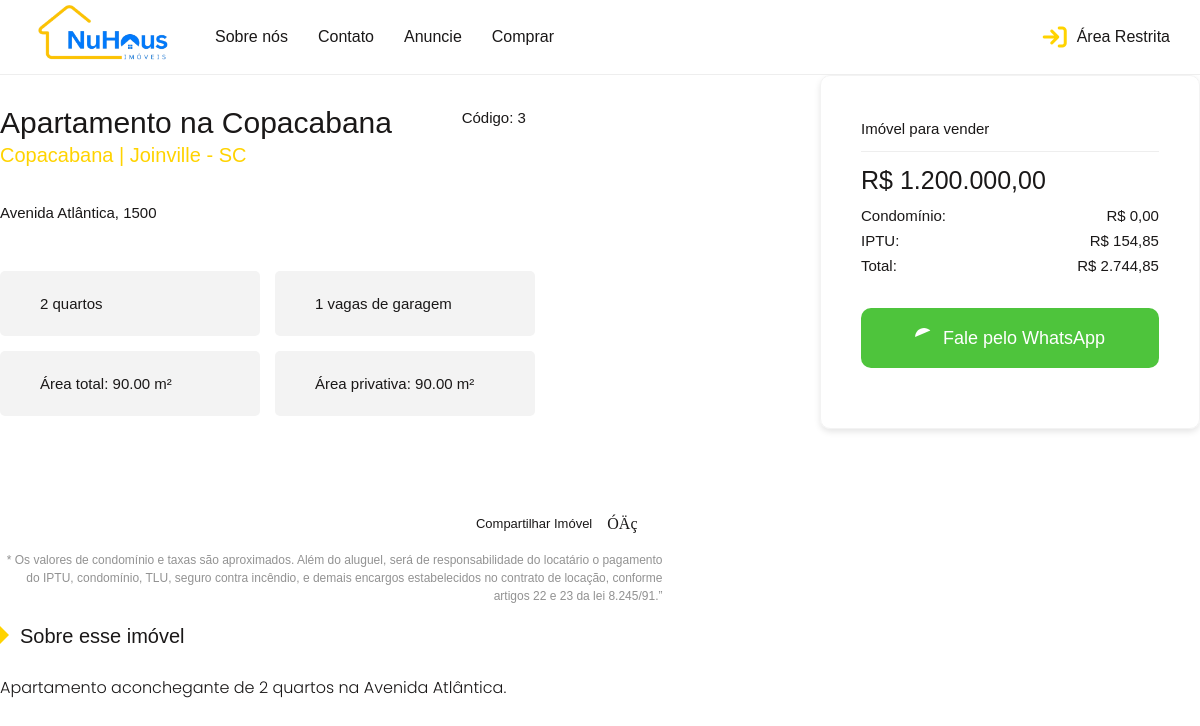
The app's page /imobiliaria/index.php?page=imovel&announcement_id=3 with its own data.
### tables this page shows
CREATE TABLE announcement (
    announcement_id INT AUTO_INCREMENT PRIMARY KEY,
    title VARCHAR(255) NOT NULL,
    description TEXT NOT NULL,
    price DECIMAL(10, 2) NOT NULL,
    build_id INT NOT NULL,
    user_id INT NOT NULL,
	isHighlighted BOOLEAN NOT NULL,
    FOREIGN KEY (build_id) REFERENCES build(build_id),
    FOREIGN KEY (user_id) REFERENCES user(user_id)
);

CREATE TABLE build (
    build_id INT AUTO_INCREMENT PRIMARY KEY,
    address VARCHAR(255) NOT NULL,
    city_id INT,
    state_id INT,
    photos LONGTEXT,
    info_area_total DECIMAL(10, 2) NOT NULL,
    info_parking_space INT NOT NULL,
    info_rooms INT NOT NULL,
    neighborhood VARCHAR(100) NOT NULL,
    condominium_price DECIMAL(10, 2),
    is_condominium BOOLEAN NOT NULL,
    iptu_price DECIMAL(10, 2) NOT NULL,
    FOREIGN KEY (city_id) REFERENCES city(city_id),
    FOREIGN KEY (state_id) REFERENCES state(state_id)
);

### imobiliaria/pages/imovel.php (the view, shortened to what this page needs)
<!DOCTYPE html>
<html lang="pt-br">
<head>
    <link rel="stylesheet" type="text/css" href="../assets/css/style.css">
</head>
<body>
<?php
$con = mysqli_connect("localhost", "root", "", "corretora");
$announcement_id = isset($_GET['announcement_id']) ? intval($_GET['announcement_id']) : 0;
if ($announcement_id > 0) {
    $sql = "SELECT a.title, a.description, a.price, b.address, b.info_rooms, b.info_area_total, b.info_parking_space, b.neighborhood
            FROM announcement a
            JOIN build b ON a.build_id = b.build_id
            WHERE a.announcement_id = ?";
    $stmt = $con->prepare($sql);
    $stmt->bind_param("i", $announcement_id);
    $stmt->execute();
    $result = $stmt->get_result();
    $announcement = $result->fetch_assoc();
} else {
    die("ID do anúncio inválido.");
}
?>
<div class="propertie-item-inside property-content">
    <div class="content">
        <div class="row">
            <div class="col-md-7">
                <div class="description">
                    <div class="details">
                        <div class="row">
                            <div class="col-md-8">
                                <h1 class="title title-1 name"><?php echo htmlspecialchars($announcement['title']); ?>
                                    <div class="title title-3 location"><?php echo htmlspecialchars($announcement['neighborhood']); ?> | Joinville - SC</div>
                                </h1>
                            </div>
                            <div class="col-md-4">
                                <p class="text text-1">Código: <?php echo htmlspecialchars($announcement_id); ?></p>
                            </div>
                            <div class="col-md-12">
                                <p class="text text-1"><?php echo htmlspecialchars($announcement['address']); ?></p>
                            </div>
                        </div>
                    </div>
                    <div class="highlights">
                        <div class="highlight"><span class="text text-1"><?php echo htmlspecialchars($announcement['info_rooms']); ?> quartos</span></div>
                        <div class="highlight"><span class="text text-1"><?php echo htmlspecialchars($announcement['info_parking_space']); ?> vagas de garagem</span></div>
                        <div class="highlight"><span class="text text-1">Área total: <?php echo htmlspecialchars($announcement['info_area_total']); ?> m²</span></div>
                        <div class="highlight"><span class="text text-1">Área privativa: <?php echo htmlspecialchars($announcement['info_area_total']); ?> m²</span></div>
                    </div>
						<div class="shared-block">
                                <div class="shared"><span class="text text-6">Compartilhar Imóvel</span>
                                    <ul class="list">
                                        <li><a href="#"><img alt="" src="https://www.anageimoveis.com.br/static/media/whatsapp-black.c06983c1.svg" class="icon-whatsapp"></a></li>
                                    </ul>
                                </div>
                                <p class="text text-7">* Os valores de condomínio e taxas são aproximados. Além do aluguel, será de responsabilidade do locatário o pagamento do IPTU, condomínio, TLU, seguro contra incêndio, e demais encargos estabelecidos no contrato de locação, conforme artigos 22 e 23 da lei 8.245/91.”</p>
                            </div>
                </div>
                <div class="info">
                    <h4 class="title title-3">Sobre esse imóvel</h4>
                    <div class="block-text">
                        <div><?php echo nl2br(htmlspecialchars($announcement['description'])); ?></div>
                    </div>
                </div>
            </div>
            <div class="col-md-4 offset-md-1 hidden-mobile">
                <div class="sidebar">
                    <div class="block-info">
                        <p class="text property-type">Imóvel para vender</p>
                        <p class="title title-2"><span class="price">R$&nbsp;<?php echo number_format($announcement['price'], 2, ',', '.'); ?></span></p>
                        <div class="row">
                            <div class="col-7">
                                <p class="text text-1">Condomínio:</p>
                            </div>
                            <div class="col-5">
                                <p class="text text-1 text-right">R$&nbsp;0,00</p>
                            </div>
                        </div>
                        <div class="row">
                            <div class="col-7">
                                <p class="text text-1">IPTU:</p>
                            </div>
                            <div class="col-5">
                                <p class="text text-1 text-right">R$&nbsp;154,85</p>
                            </div>
                        </div>
                        <div class="row">
                            <div class="col-7">
							<p class="text text-1"><span>Total:</span></p>
                            </div>
                            <div class="col-5">
                                <p class="text text-1 text-right"><span>R$&nbsp;2.744,85</span></p>
                            </div>
                        </div>
                    </div>
                    <div class="block-actions"><a href="https://web.whatsapp.com/send?phone=+5547996531009" target="_blank" class="btn new-whatsapp"><svg version="1.1" xmlns="http://www.w3.org/2000/svg" width="512" height="512" viewBox="0 0 512 512">
                                <path d="M436.5 74.4c-47.9-48-111.6-74.4-179.5-74.4-139.8 0-253.6 113.8-253.6 253.7 0 44.7"></path></svg>Fale pelo WhatsApp</a></div>
                </div>
            </div>
        </div>
    </div>
</div>
</body>
</html>

### imobiliaria/assets/css/style.css (style rules this page uses)
:root { --site-color: #ffd300;--font-color: #1a1818;--padding-default: 30px }
* { box-sizing:border-box }
html,body { font-size:16px }
body { font-family:"Poppins", sans-serif;color:var(--font-color) }
a { text-decoration:none }
.propertie-item-inside .content { max-width:1280px;margin-left:auto;margin-right:auto }

### imobiliaria/pages/imovel.php (style rules this page uses)
body { overflow: hidden; }
.content { overflow: hidden; }

### records on screen
announcement: title "Apartamento na Copacabana", build.neighborhood "Copacabana", build.address "Avenida Atlântica, 1500", build.info_rooms "2", build.info_parking_space "1", build.info_area_total "90.00", description "Apartamento aconchegante de 2 quartos na Avenida Atlântica.", price "1.200.000,00"

### other values on screen
$announcement_id "3"
